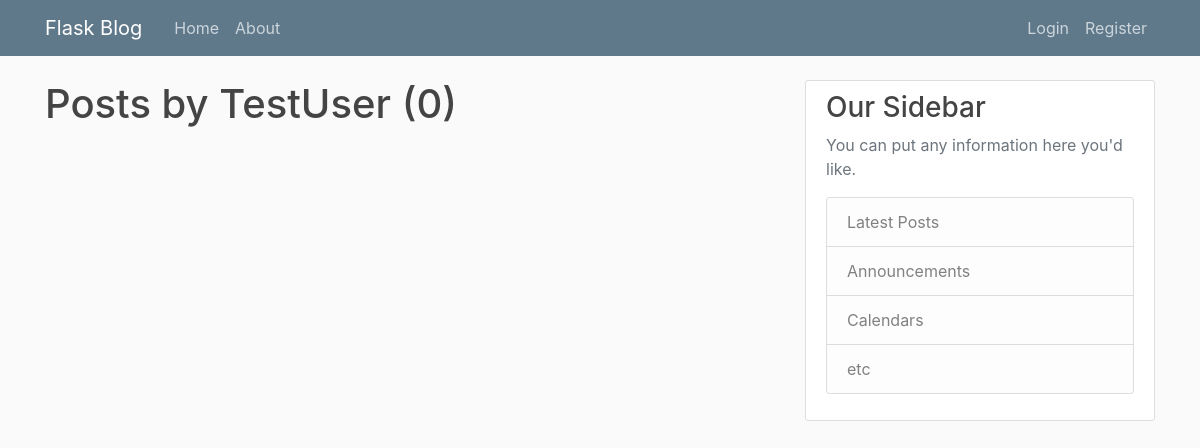
The page /user/TestUser on the database as committed earlier.
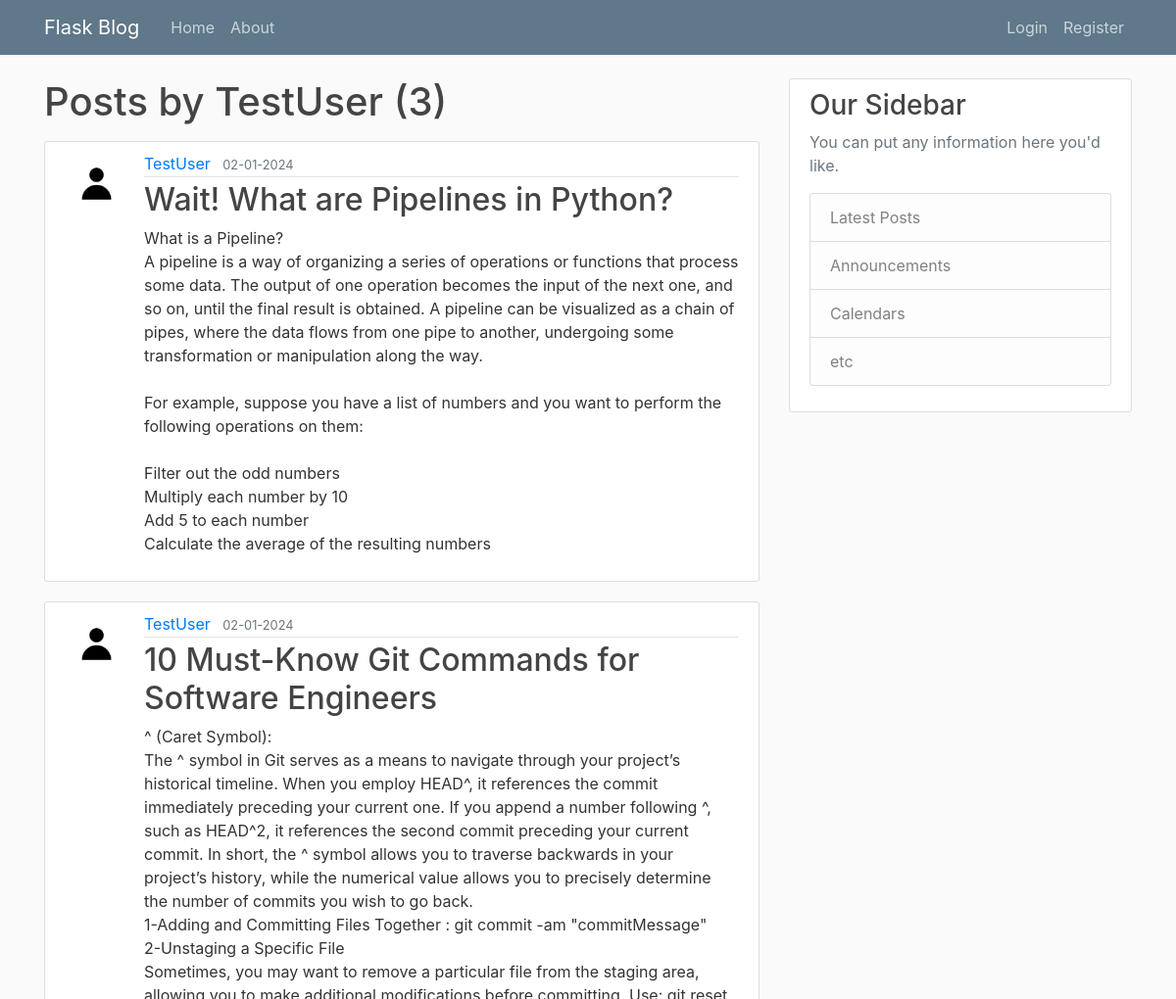
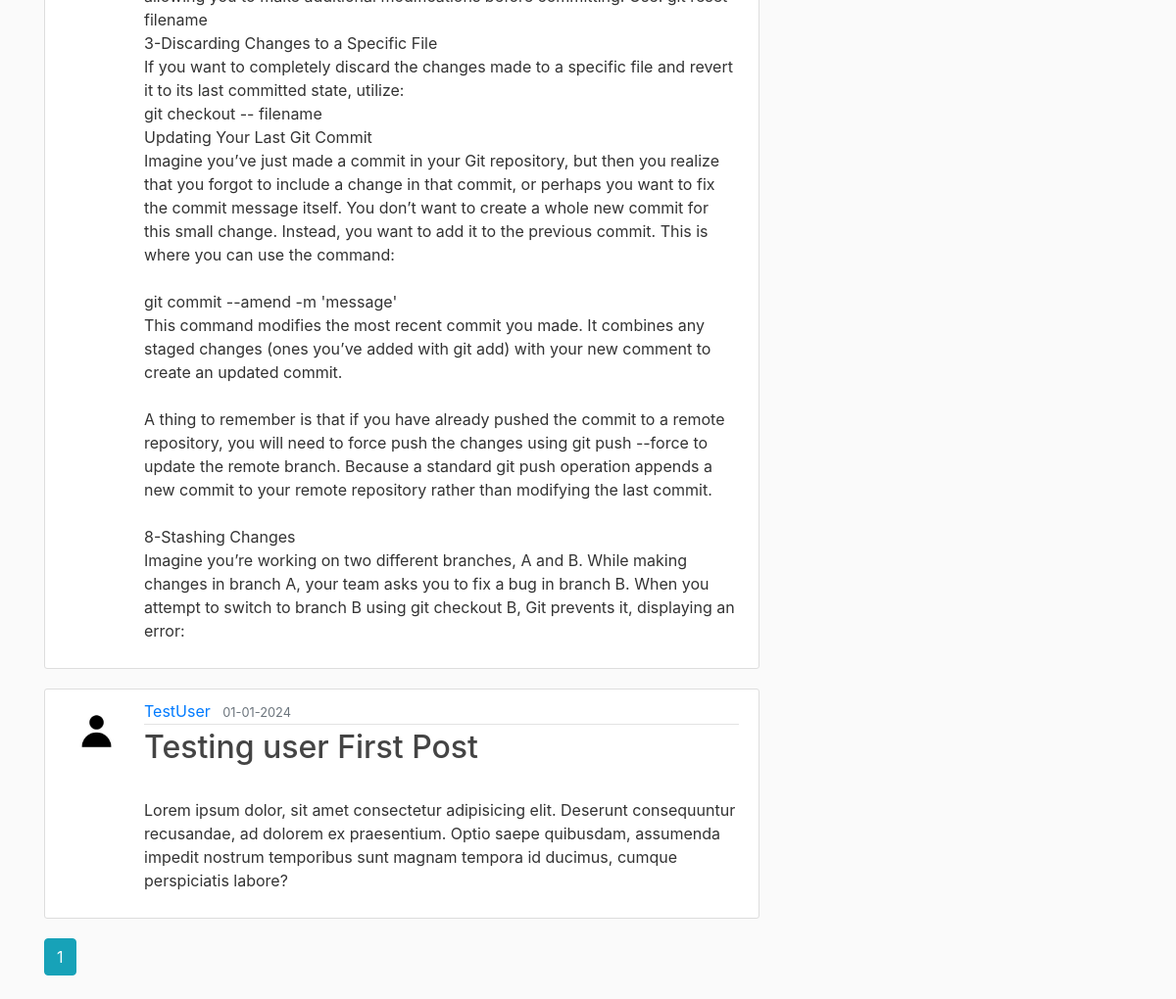
The same page on the database as committed later (2 pictures, top to bottom).
### flaskblog/models.py (models this page shows, shortened)
class User(db.Model, UserMixin):
    id = db.Column(db.Integer, primary_key = True)
    username = db.Column(db.String(20), unique = True, nullable = False )
    email = db.Column(db.String(120), unique = True, nullable = False )
    image_file = db.Column(db.String(20), nullable=False, default='default.jpg')
    password = db.Column(db.String(60), nullable=False)
    posts = db.relationship('Post', backref='author', lazy=True)

class Post(db.Model):
    id = db.Column(db.Integer, primary_key = True)
    title = db.Column(db.String(100), nullable=False)
    date_posted = db.Column(db.DateTime, nullable=False, default=datetime.now)
    content = db.Column(db.Text, nullable=False)
    user_id = db.Column(db.Integer, db.ForeignKey('user.id'), nullable=False )

### flaskblog/users/routes.py (the view)
@users.route("/user/<string:username>")
def user_posts(username):
    page = request.args.get('page', 1, type=int)
    user = User.query.filter_by(username=username).first_or_404()
    posts = Post.query.filter_by(author=user).order_by(Post.date_posted.desc()).paginate(page=page, per_page=5)
    return render_template("user_posts.html", posts=posts, user=user)

### flaskblog/templates/user_posts.html
{% extends "layout.html" %}
{% block content %}
<h1 class="mb-3">Posts by {{ user.username }} ({{ posts.total }}) </h1>
    {% for post in posts.items %}
        <article class="media content-section">
            <img src="{{ url_for('static', filename='profile_pics/' + post.author.image_file) }}" class="rounded-circle article-img">
            <div class="media-body">
            <div class="article-metadata">
                <a class="mr-2" href="{{ url_for('user_posts', username=post.author.username) }}">{{ post.author.username }}</a>
                <small class="text-muted">{{ post.date_posted.strftime('%d-%m-%Y') }}</small>
            </div>
            <h2><a class="article-title" href="{{ url_for('post', post_id=post.id) }}">{{ post.title }}</a></h2>
            <p class="article-content">{{ post.content }}</p>
            </div>
        </article>
    {% endfor %}
    {% for page_num in posts.iter_pages(left_edge=1, right_edge=1, left_current=1, right_current=2) %}
        {% if page_num %}
            {% if posts.page == page_num %}
            <a href="{{ url_for('users.user_posts', username=user.username, page=page_num) }}" class="btn btn-info mb-4">{{ page_num }}</a>
            {% else %}
            <a href="{{ url_for('users.user_posts', username=user.username, page=page_num) }}" class="btn btn-outline-info mb-4">{{ page_num }}</a>
            {% endif %}
        {% else %}
            ...
        {% endif %}
    {% endfor %}
{% endblock content %}

### flaskblog/templates/layout.html (shortened to what this page needs)
<!DOCTYPE html>
<html lang="en">
<head>
    <link rel="stylesheet" href="https://cdn.jsdelivr.net/npm/bootstrap@4.0.0/dist/css/bootstrap.min.css">
    <link rel="stylesheet" type="text/css" href="{{ url_for('static', filename='main.css')}}">
</head>
<body>
    <header class="site-header">
        <nav class="navbar navbar-expand-md navbar-dark bg-steel fixed-top">
          <div class="container">
            <a class="navbar-brand mr-4" href="/">Flask Blog</a>
            <div class="collapse navbar-collapse" id="navbarToggle">
              <div class="navbar-nav mr-auto">
                <a class="nav-item nav-link" href="{{ url_for('main.home') }}">Home</a>
                <a class="nav-item nav-link" href="{{ url_for('main.about') }}">About</a>
              </div>
              <div class="navbar-nav">
                {% if current_user.is_authenticated %}
                  <a class="nav-item nav-link" href="{{ url_for('posts.new_post') }}">New Post</a>
                  <a class="nav-item nav-link" href="{{ url_for('users.account') }}">Account</a>
                  <a class="nav-item nav-link" href="{{ url_for('users.logout') }}">Logout</a>
                {% else %}
                  <a class="nav-item nav-link" href="{{ url_for('users.login') }}">Login</a>
                  <a class="nav-item nav-link" href="{{ url_for('users.register') }}">Register</a>
                {% endif %}
              </div>
            </div>
          </div>
        </nav>
      </header>
    <main role="main" class="container">
      <div class="row">
        <div class="col-md-8">
          {% block content %}{% endblock %}
        </div>
        <div class="col-md-4">
          <div class="content-section">
            <h3>Our Sidebar</h3>
            <p class='text-muted'>You can put any information here you'd like.
              <ul class="list-group">
                <li class="list-group-item list-group-item-light">Latest Posts</li>
                <li class="list-group-item list-group-item-light">Announcements</li>
                <li class="list-group-item list-group-item-light">Calendars</li>
                <li class="list-group-item list-group-item-light">etc</li>
              </ul>
            </p>
          </div>
        </div>
      </div>
    </main>
</body>
</html>

### flaskblog/static/main.css (style rules this page uses)
body { background: #fafafa; color: #333333; margin-top: 5rem; }
h1, h2, h3, h4, h5, h6 { color: #444444; }
.bg-steel { background-color: #5f788a; }
.site-header .navbar-nav .nav-link { color: #cbd5db; }
.content-section { background: #ffffff; padding: 10px 20px; border: 1px solid #dddddd; border-radius: 3px; margin-bottom: 20px; }
.article-title { color: #444444; }
.article-content { white-space: pre-line; }
.article-img { height: 65px; width: 65px; margin-right: 16px; }
.article-metadata { padding-bottom: 1px; margin-bottom: 4px; border-bottom: 1px solid #e3e3e3 }

Rows that differ between the two databases and show on the page:
added Post: image_file (placeholder picture), author.username "TestUser", date_posted "02-01-2024", title "Wait! What are Pipelines in Python?", content "What is a Pipeline? A pipeline is a way of organizing a series of operations or functions that process some data. The output of one operation becomes the input of the next one, and so on, until the final result is obtained. A pipeline can be visualized as a chain of pipes, where the data flows from one pipe to another, undergoing some transformation or manipulation along the way. For example, suppose you have a list of numbers and you want to perform the following operations on them: Filter out the odd numbers Multiply each number by 10 Add 5 to each number Calculate the average of the resulting numbers"
added Post: image_file (placeholder picture), author.username "TestUser", date_posted "02-01-2024", title "10 Must-Know Git Commands for Software Engineers", content "^ (Caret Symbol): The ^ symbol in Git serves as a means to navigate through your project’s historical timeline. When you employ HEAD^, it references the commit immediately preceding your current one. If you append a number following ^, such as HEAD^2, it references the second commit preceding your current commit. In short, the ^ symbol allows you to traverse backwards in your project’s history, while the numerical value allows you to precisely determine the number of commits you wish to go back. 1-Adding and Committing Files Together : git commit -am \"commitMessage\" 2-Unstaging a Specific File Sometimes, you may want to remove a particular file from the staging area, allowing you to make…"
added Post: image_file (placeholder picture), author.username "TestUser", date_posted "01-01-2024", title "Testing user First Post", content "Lorem ipsum dolor, sit amet consectetur adipisicing elit. Deserunt consequuntur recusandae, ad dolorem ex praesentium. Optio saepe quibusdam, assumenda impedit nostrum temporibus sunt magnam tempora id ducimus, cumque perspiciatis labore?"
Other text that changed with them:
{{ posts.total }}: "0" → "3"
new list line: "1"
